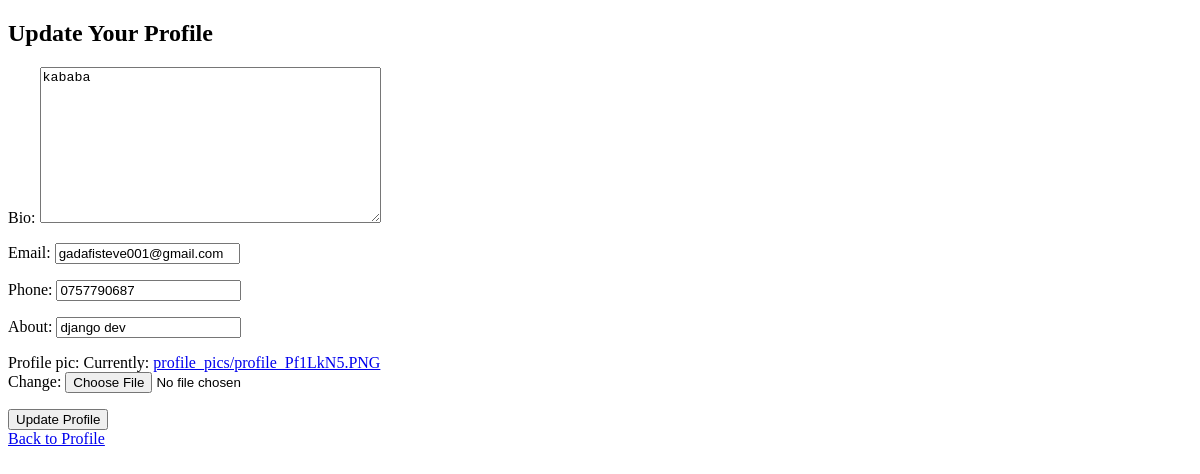
Page /update_profile/ (signed in) on the earlier database version.
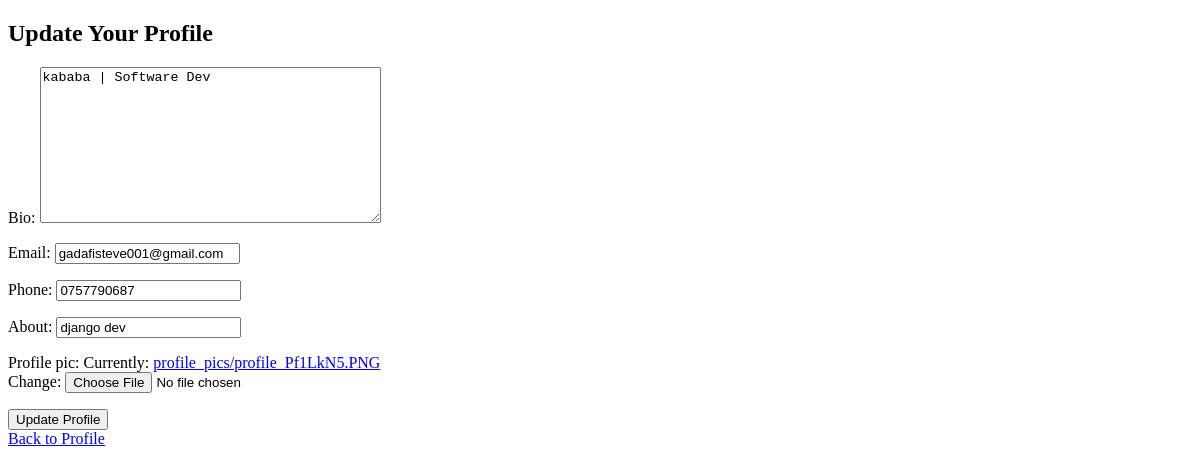
Same page on the later database version.
### blog/models.py (models this page shows, shortened)
class Profile(models.Model):
    user = models.OneToOneField(User, on_delete=models.CASCADE)
    bio = models.TextField(blank=True)
    email=models.CharField(max_length=50)
    phone=models.CharField(max_length=50 , blank=True)
    about=models.CharField(max_length=150)
    profile_pic = models.ImageField(upload_to='profile_pics/', default='default.png')
    followers = models.ManyToManyField(User, related_name='following_profiles', blank=True)
    following = models.ManyToManyField(User, related_name='followers_profiles', blank=True)

### blog/views.py (the view)
# urls.py: path('update_profile/', views.update_profile_view, name='update_profile'),
@login_required
def update_profile_view(request):
    profile = request.user.profile
    if request.method == 'POST':
        form = ProfileUpdateForm(request.POST, request.FILES, instance=profile)
        if form.is_valid():
            form.save()
            messages.success(request, 'Your profile has been updated!')
            return redirect('profile', username=request.user.username)
    else:
        form = ProfileUpdateForm(instance=profile)
    return render(request, 'update_profile.html', {'form': form})

### blog/forms.py
class ProfileUpdateForm(forms.ModelForm):
    class Meta:
        model = Profile
        fields = ['bio', 'email', 'phone', 'about', 'profile_pic']  # Fields to be updated

### templates/update_profile.html (shortened to what this page needs)
<!DOCTYPE html>
<html>
<head>
</head>
<body>
    <h2>Update Your Profile</h2>
    <form method="POST" enctype="multipart/form-data">
        {{ form.as_p }}
        <button type="submit">Update Profile</button>
    </form>
    <a href="{% url 'profile' request.user.username %}">Back to Profile</a>
</body>
</html>

Differences in the rows shown:
changed Profile "gadafisteve001@gmail.com": bio "kababa" → "kababa | Software Dev"
